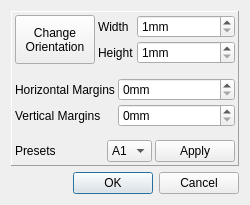
<?xml version="1.0" encoding="UTF-8"?>
<ui version="4.0">
 <class>CSettingsWindow</class>
 <widget class="QDialog" name="CSettingsWindow">
  <property name="geometry">
   <rect>
    <x>0</x>
    <y>0</y>
    <width>250</width>
    <height>205</height>
   </rect>
  </property>
  <property name="windowTitle">
   <string>Paper Settings</string>
  </property>
  <property name="styleSheet">
   <string notr="true"/>
  </property>
  <layout class="QVBoxLayout" name="verticalLayout">
   <item>
    <widget class="QFrame" name="frame">
     <property name="sizePolicy">
      <sizepolicy hsizetype="Preferred" vsizetype="MinimumExpanding">
       <horstretch>0</horstretch>
       <verstretch>0</verstretch>
      </sizepolicy>
     </property>
     <property name="frameShape">
      <enum>QFrame::Panel</enum>
     </property>
     <property name="frameShadow">
      <enum>QFrame::Raised</enum>
     </property>
     <layout class="QVBoxLayout" name="verticalLayout_2">
      <property name="spacing">
       <number>3</number>
      </property>
      <property name="leftMargin">
       <number>3</number>
      </property>
      <property name="topMargin">
       <number>3</number>
      </property>
      <property name="rightMargin">
       <number>3</number>
      </property>
      <property name="bottomMargin">
       <number>3</number>
      </property>
      <item>
       <layout class="QHBoxLayout" name="horizontalLayout_2">
        <item>
         <widget class="QPushButton" name="pushButtonOrientation">
          <property name="sizePolicy">
           <sizepolicy hsizetype="Minimum" vsizetype="Minimum">
            <horstretch>0</horstretch>
            <verstretch>0</verstretch>
           </sizepolicy>
          </property>
          <property name="autoFillBackground">
           <bool>false</bool>
          </property>
          <property name="text">
           <string>Change
Orientation</string>
          </property>
         </widget>
        </item>
        <item>
         <layout class="QVBoxLayout" name="verticalLayout_4">
          <item>
           <widget class="QLabel" name="label">
            <property name="text">
             <string>Width</string>
            </property>
           </widget>
          </item>
          <item>
           <widget class="QLabel" name="label_2">
            <property name="text">
             <string>Height</string>
            </property>
           </widget>
          </item>
         </layout>
        </item>
        <item>
         <layout class="QVBoxLayout" name="verticalLayout_3">
          <item>
           <widget class="QSpinBox" name="spinBoxW">
            <property name="sizePolicy">
             <sizepolicy hsizetype="MinimumExpanding" vsizetype="Fixed">
              <horstretch>0</horstretch>
              <verstretch>0</verstretch>
             </sizepolicy>
            </property>
            <property name="suffix">
             <string>mm</string>
            </property>
            <property name="prefix">
             <string/>
            </property>
            <property name="minimum">
             <number>1</number>
            </property>
            <property name="maximum">
             <number>10000000</number>
            </property>
           </widget>
          </item>
          <item>
           <widget class="QSpinBox" name="spinBoxH">
            <property name="sizePolicy">
             <sizepolicy hsizetype="MinimumExpanding" vsizetype="Fixed">
              <horstretch>0</horstretch>
              <verstretch>0</verstretch>
             </sizepolicy>
            </property>
            <property name="suffix">
             <string>mm</string>
            </property>
            <property name="minimum">
             <number>1</number>
            </property>
            <property name="maximum">
             <number>10000000</number>
            </property>
           </widget>
          </item>
         </layout>
        </item>
       </layout>
      </item>
      <item>
       <spacer name="verticalSpacer">
        <property name="orientation">
         <enum>Qt::Vertical</enum>
        </property>
        <property name="sizeHint" stdset="0">
         <size>
          <width>20</width>
          <height>0</height>
         </size>
        </property>
       </spacer>
      </item>
      <item>
       <layout class="QHBoxLayout" name="horizontalLayout_12">
        <item>
         <layout class="QVBoxLayout" name="verticalLayout_8">
          <item>
           <widget class="QLabel" name="label_13">
            <property name="text">
             <string>Horizontal Margins</string>
            </property>
           </widget>
          </item>
          <item>
           <widget class="QLabel" name="label_14">
            <property name="text">
             <string>Vertical Margins</string>
            </property>
           </widget>
          </item>
         </layout>
        </item>
        <item>
         <layout class="QVBoxLayout" name="verticalLayout_9">
          <item>
           <widget class="QSpinBox" name="spinBoxHMargs">
            <property name="sizePolicy">
             <sizepolicy hsizetype="MinimumExpanding" vsizetype="Fixed">
              <horstretch>0</horstretch>
              <verstretch>0</verstretch>
             </sizepolicy>
            </property>
            <property name="suffix">
             <string>mm</string>
            </property>
            <property name="maximum">
             <number>10000000</number>
            </property>
           </widget>
          </item>
          <item>
           <widget class="QSpinBox" name="spinBoxVMargs">
            <property name="sizePolicy">
             <sizepolicy hsizetype="MinimumExpanding" vsizetype="Fixed">
              <horstretch>0</horstretch>
              <verstretch>0</verstretch>
             </sizepolicy>
            </property>
            <property name="suffix">
             <string>mm</string>
            </property>
            <property name="maximum">
             <number>10000000</number>
            </property>
           </widget>
          </item>
         </layout>
        </item>
       </layout>
      </item>
      <item>
       <spacer name="verticalSpacer_2">
        <property name="orientation">
         <enum>Qt::Vertical</enum>
        </property>
        <property name="sizeHint" stdset="0">
         <size>
          <width>20</width>
          <height>0</height>
         </size>
        </property>
       </spacer>
      </item>
      <item>
       <layout class="QHBoxLayout" name="horizontalLayout_3">
        <item>
         <widget class="QLabel" name="label_3">
          <property name="sizePolicy">
           <sizepolicy hsizetype="Preferred" vsizetype="Preferred">
            <horstretch>0</horstretch>
            <verstretch>0</verstretch>
           </sizepolicy>
          </property>
          <property name="text">
           <string>Presets</string>
          </property>
         </widget>
        </item>
        <item>
         <spacer name="horizontalSpacer_2">
          <property name="orientation">
           <enum>Qt::Horizontal</enum>
          </property>
          <property name="sizeHint" stdset="0">
           <size>
            <width>40</width>
            <height>20</height>
           </size>
          </property>
         </spacer>
        </item>
        <item>
         <widget class="QComboBox" name="comboBoxPresets">
          <property name="sizePolicy">
           <sizepolicy hsizetype="Preferred" vsizetype="Fixed">
            <horstretch>0</horstretch>
            <verstretch>0</verstretch>
           </sizepolicy>
          </property>
          <item>
           <property name="text">
            <string>A1</string>
           </property>
          </item>
          <item>
           <property name="text">
            <string>A2</string>
           </property>
          </item>
          <item>
           <property name="text">
            <string>A3</string>
           </property>
          </item>
          <item>
           <property name="text">
            <string>A4</string>
           </property>
          </item>
          <item>
           <property name="text">
            <string>A5</string>
           </property>
          </item>
         </widget>
        </item>
        <item>
         <widget class="QPushButton" name="pushButtonApplyPreset">
          <property name="sizePolicy">
           <sizepolicy hsizetype="Minimum" vsizetype="Fixed">
            <horstretch>0</horstretch>
            <verstretch>0</verstretch>
           </sizepolicy>
          </property>
          <property name="text">
           <string>Apply</string>
          </property>
         </widget>
        </item>
       </layout>
      </item>
     </layout>
    </widget>
   </item>
   <item>
    <layout class="QHBoxLayout" name="horizontalLayout">
     <item>
      <spacer name="horizontalSpacer">
       <property name="orientation">
        <enum>Qt::Horizontal</enum>
       </property>
       <property name="sizeHint" stdset="0">
        <size>
         <width>40</width>
         <height>20</height>
        </size>
       </property>
      </spacer>
     </item>
     <item>
      <widget class="QDialogButtonBox" name="buttonBox">
       <property name="standardButtons">
        <set>QDialogButtonBox::Cancel|QDialogButtonBox::Ok</set>
       </property>
      </widget>
     </item>
    </layout>
   </item>
  </layout>
 </widget>
 <resources/>
 <connections/>
</ui>
